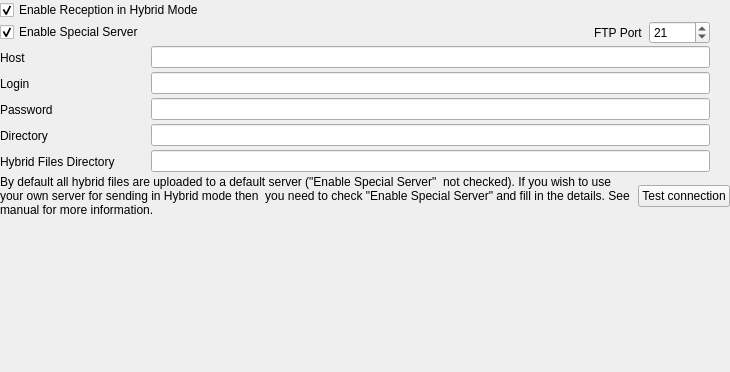
<?xml version="1.0" encoding="UTF-8"?>
<ui version="4.0">
 <class>hybridConfig</class>
 <widget class="QWidget" name="hybridConfig">
  <property name="geometry">
   <rect>
    <x>0</x>
    <y>0</y>
    <width>730</width>
    <height>372</height>
   </rect>
  </property>
  <property name="windowTitle">
   <string>Form</string>
  </property>
  <layout class="QVBoxLayout" name="verticalLayout">
   <property name="spacing">
    <number>1</number>
   </property>
   <property name="leftMargin">
    <number>0</number>
   </property>
   <property name="topMargin">
    <number>0</number>
   </property>
   <property name="rightMargin">
    <number>0</number>
   </property>
   <property name="bottomMargin">
    <number>0</number>
   </property>
   <item>
    <widget class="QCheckBox" name="enableHybridRxCheckBox">
     <property name="text">
      <string>Enable Reception in Hybrid Mode </string>
     </property>
     <property name="checked">
      <bool>true</bool>
     </property>
    </widget>
   </item>
   <item>
    <layout class="QHBoxLayout" name="_3">
     <property name="spacing">
      <number>6</number>
     </property>
     <property name="leftMargin">
      <number>0</number>
     </property>
     <property name="topMargin">
      <number>0</number>
     </property>
     <property name="rightMargin">
      <number>0</number>
     </property>
     <property name="bottomMargin">
      <number>0</number>
     </property>
     <item>
      <widget class="QCheckBox" name="enableSpecialServerCheckBox">
       <property name="text">
        <string>Enable Special Server</string>
       </property>
       <property name="checked">
        <bool>true</bool>
       </property>
      </widget>
     </item>
     <item>
      <spacer>
       <property name="orientation">
        <enum>Qt::Horizontal</enum>
       </property>
       <property name="sizeType">
        <enum>QSizePolicy::Expanding</enum>
       </property>
       <property name="sizeHint" stdset="0">
        <size>
         <width>20</width>
         <height>20</height>
        </size>
       </property>
      </spacer>
     </item>
     <item>
      <widget class="QLabel" name="ftpPortLabel_2">
       <property name="text">
        <string>FTP Port</string>
       </property>
       <property name="wordWrap">
        <bool>false</bool>
       </property>
      </widget>
     </item>
     <item>
      <widget class="QSpinBox" name="hybridFtpPortSpinBox">
       <property name="minimum">
        <number>1</number>
       </property>
       <property name="maximum">
        <number>10000</number>
       </property>
       <property name="value">
        <number>21</number>
       </property>
      </widget>
     </item>
     <item>
      <spacer>
       <property name="orientation">
        <enum>Qt::Horizontal</enum>
       </property>
       <property name="sizeType">
        <enum>QSizePolicy::Preferred</enum>
       </property>
       <property name="sizeHint" stdset="0">
        <size>
         <width>20</width>
         <height>20</height>
        </size>
       </property>
      </spacer>
     </item>
    </layout>
   </item>
   <item>
    <layout class="QHBoxLayout" name="_2">
     <property name="spacing">
      <number>6</number>
     </property>
     <property name="leftMargin">
      <number>0</number>
     </property>
     <property name="topMargin">
      <number>0</number>
     </property>
     <property name="rightMargin">
      <number>0</number>
     </property>
     <property name="bottomMargin">
      <number>0</number>
     </property>
     <item>
      <widget class="QLabel" name="hybridRemoteHostLabel">
       <property name="sizePolicy">
        <sizepolicy hsizetype="Fixed" vsizetype="Fixed">
         <horstretch>0</horstretch>
         <verstretch>0</verstretch>
        </sizepolicy>
       </property>
       <property name="minimumSize">
        <size>
         <width>145</width>
         <height>25</height>
        </size>
       </property>
       <property name="text">
        <string>Host</string>
       </property>
       <property name="wordWrap">
        <bool>false</bool>
       </property>
      </widget>
     </item>
     <item>
      <widget class="QLineEdit" name="hybridRemoteHostLineEdit"/>
     </item>
     <item>
      <spacer>
       <property name="orientation">
        <enum>Qt::Horizontal</enum>
       </property>
       <property name="sizeType">
        <enum>QSizePolicy::Preferred</enum>
       </property>
       <property name="sizeHint" stdset="0">
        <size>
         <width>20</width>
         <height>20</height>
        </size>
       </property>
      </spacer>
     </item>
    </layout>
   </item>
   <item>
    <layout class="QHBoxLayout" name="_7">
     <property name="spacing">
      <number>6</number>
     </property>
     <property name="leftMargin">
      <number>0</number>
     </property>
     <property name="topMargin">
      <number>0</number>
     </property>
     <property name="rightMargin">
      <number>0</number>
     </property>
     <property name="bottomMargin">
      <number>0</number>
     </property>
     <item>
      <widget class="QLabel" name="hybridFtpLoginLabel">
       <property name="sizePolicy">
        <sizepolicy hsizetype="Fixed" vsizetype="Fixed">
         <horstretch>0</horstretch>
         <verstretch>0</verstretch>
        </sizepolicy>
       </property>
       <property name="minimumSize">
        <size>
         <width>145</width>
         <height>25</height>
        </size>
       </property>
       <property name="text">
        <string>Login</string>
       </property>
       <property name="wordWrap">
        <bool>false</bool>
       </property>
      </widget>
     </item>
     <item>
      <widget class="QLineEdit" name="hybridFtpLoginLineEdit"/>
     </item>
     <item>
      <spacer>
       <property name="orientation">
        <enum>Qt::Horizontal</enum>
       </property>
       <property name="sizeType">
        <enum>QSizePolicy::Preferred</enum>
       </property>
       <property name="sizeHint" stdset="0">
        <size>
         <width>20</width>
         <height>20</height>
        </size>
       </property>
      </spacer>
     </item>
    </layout>
   </item>
   <item>
    <layout class="QHBoxLayout" name="_6">
     <property name="spacing">
      <number>6</number>
     </property>
     <property name="leftMargin">
      <number>0</number>
     </property>
     <property name="topMargin">
      <number>0</number>
     </property>
     <property name="rightMargin">
      <number>0</number>
     </property>
     <property name="bottomMargin">
      <number>0</number>
     </property>
     <item>
      <widget class="QLabel" name="hybridPasswordLabel">
       <property name="sizePolicy">
        <sizepolicy hsizetype="Fixed" vsizetype="Fixed">
         <horstretch>0</horstretch>
         <verstretch>0</verstretch>
        </sizepolicy>
       </property>
       <property name="minimumSize">
        <size>
         <width>145</width>
         <height>25</height>
        </size>
       </property>
       <property name="text">
        <string>Password</string>
       </property>
       <property name="wordWrap">
        <bool>false</bool>
       </property>
      </widget>
     </item>
     <item>
      <widget class="QLineEdit" name="hybridFtpPasswordLineEdit">
       <property name="echoMode">
        <enum>QLineEdit::Password</enum>
       </property>
      </widget>
     </item>
     <item>
      <spacer>
       <property name="orientation">
        <enum>Qt::Horizontal</enum>
       </property>
       <property name="sizeType">
        <enum>QSizePolicy::Preferred</enum>
       </property>
       <property name="sizeHint" stdset="0">
        <size>
         <width>20</width>
         <height>20</height>
        </size>
       </property>
      </spacer>
     </item>
    </layout>
   </item>
   <item>
    <layout class="QHBoxLayout" name="_8">
     <property name="spacing">
      <number>6</number>
     </property>
     <property name="leftMargin">
      <number>0</number>
     </property>
     <property name="topMargin">
      <number>0</number>
     </property>
     <property name="rightMargin">
      <number>0</number>
     </property>
     <property name="bottomMargin">
      <number>0</number>
     </property>
     <item>
      <widget class="QLabel" name="hybridRemoteDirectoryLabel">
       <property name="sizePolicy">
        <sizepolicy hsizetype="Fixed" vsizetype="Fixed">
         <horstretch>0</horstretch>
         <verstretch>0</verstretch>
        </sizepolicy>
       </property>
       <property name="minimumSize">
        <size>
         <width>145</width>
         <height>25</height>
        </size>
       </property>
       <property name="text">
        <string>Directory</string>
       </property>
       <property name="wordWrap">
        <bool>false</bool>
       </property>
      </widget>
     </item>
     <item>
      <widget class="QLineEdit" name="hybridRemoteDirectoryLineEdit"/>
     </item>
     <item>
      <spacer>
       <property name="orientation">
        <enum>Qt::Horizontal</enum>
       </property>
       <property name="sizeType">
        <enum>QSizePolicy::Preferred</enum>
       </property>
       <property name="sizeHint" stdset="0">
        <size>
         <width>20</width>
         <height>20</height>
        </size>
       </property>
      </spacer>
     </item>
    </layout>
   </item>
   <item>
    <layout class="QHBoxLayout" name="_9">
     <property name="spacing">
      <number>6</number>
     </property>
     <property name="leftMargin">
      <number>0</number>
     </property>
     <property name="topMargin">
      <number>0</number>
     </property>
     <property name="rightMargin">
      <number>0</number>
     </property>
     <property name="bottomMargin">
      <number>0</number>
     </property>
     <item>
      <widget class="QLabel" name="hybridRemoteDirectoryLabel_2">
       <property name="sizePolicy">
        <sizepolicy hsizetype="Fixed" vsizetype="Fixed">
         <horstretch>0</horstretch>
         <verstretch>0</verstretch>
        </sizepolicy>
       </property>
       <property name="minimumSize">
        <size>
         <width>145</width>
         <height>25</height>
        </size>
       </property>
       <property name="text">
        <string>Hybrid Files Directory</string>
       </property>
       <property name="wordWrap">
        <bool>false</bool>
       </property>
      </widget>
     </item>
     <item>
      <widget class="QLineEdit" name="hybridFilesDirectoryLineEdit"/>
     </item>
     <item>
      <spacer>
       <property name="orientation">
        <enum>Qt::Horizontal</enum>
       </property>
       <property name="sizeType">
        <enum>QSizePolicy::Preferred</enum>
       </property>
       <property name="sizeHint" stdset="0">
        <size>
         <width>20</width>
         <height>20</height>
        </size>
       </property>
      </spacer>
     </item>
    </layout>
   </item>
   <item>
    <layout class="QHBoxLayout" name="horizontalLayout_2" stretch="1,0">
     <item>
      <widget class="QLabel" name="label">
       <property name="text">
        <string>By default all hybrid files are uploaded to a default server (&quot;Enable Special Server&quot;  not checked). If you wish to use your own server for sending in Hybrid mode then  you need to check &quot;Enable Special Server&quot; and fill in the details. See manual for more information.</string>
       </property>
       <property name="wordWrap">
        <bool>true</bool>
       </property>
      </widget>
     </item>
     <item>
      <widget class="QPushButton" name="testHybridPushButton">
       <property name="text">
        <string>Test connection</string>
       </property>
      </widget>
     </item>
    </layout>
   </item>
   <item>
    <spacer name="spacer">
     <property name="orientation">
      <enum>Qt::Vertical</enum>
     </property>
     <property name="sizeType">
      <enum>QSizePolicy::Expanding</enum>
     </property>
     <property name="sizeHint" stdset="0">
      <size>
       <width>20</width>
       <height>38</height>
      </size>
     </property>
    </spacer>
   </item>
  </layout>
 </widget>
 <resources/>
 <connections/>
</ui>
